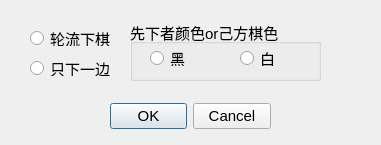
<?xml version="1.0" encoding="UTF-8"?>
<ui version="4.0">
 <class>Dialog</class>
 <widget class="QDialog" name="Dialog">
  <property name="geometry">
   <rect>
    <x>0</x>
    <y>0</y>
    <width>381</width>
    <height>145</height>
   </rect>
  </property>
  <property name="windowTitle">
   <string>下棋属性</string>
  </property>
  <widget class="QDialogButtonBox" name="buttonBox">
   <property name="geometry">
    <rect>
     <x>110</x>
     <y>100</y>
     <width>161</width>
     <height>32</height>
    </rect>
   </property>
   <property name="font">
    <font>
     <family>Microsoft YaHei UI</family>
     <pointsize>11</pointsize>
    </font>
   </property>
   <property name="orientation">
    <enum>Qt::Horizontal</enum>
   </property>
   <property name="standardButtons">
    <set>QDialogButtonBox::Cancel|QDialogButtonBox::Ok</set>
   </property>
  </widget>
  <widget class="QRadioButton" name="radioButton">
   <property name="geometry">
    <rect>
     <x>30</x>
     <y>30</y>
     <width>89</width>
     <height>16</height>
    </rect>
   </property>
   <property name="font">
    <font>
     <family>Microsoft YaHei UI</family>
     <pointsize>11</pointsize>
    </font>
   </property>
   <property name="text">
    <string>轮流下棋</string>
   </property>
  </widget>
  <widget class="QRadioButton" name="radioButton_2">
   <property name="geometry">
    <rect>
     <x>30</x>
     <y>60</y>
     <width>89</width>
     <height>16</height>
    </rect>
   </property>
   <property name="font">
    <font>
     <family>Microsoft YaHei UI</family>
     <pointsize>11</pointsize>
    </font>
   </property>
   <property name="text">
    <string>只下一边</string>
   </property>
  </widget>
  <widget class="QGroupBox" name="groupBox">
   <property name="geometry">
    <rect>
     <x>130</x>
     <y>20</y>
     <width>191</width>
     <height>61</height>
    </rect>
   </property>
   <property name="font">
    <font>
     <family>Microsoft YaHei UI</family>
     <pointsize>11</pointsize>
    </font>
   </property>
   <property name="title">
    <string>先下者颜色or己方棋色</string>
   </property>
   <widget class="QRadioButton" name="radioButton_3">
    <property name="geometry">
     <rect>
      <x>20</x>
      <y>30</y>
      <width>51</width>
      <height>16</height>
     </rect>
    </property>
    <property name="font">
     <font>
      <family>Microsoft YaHei UI</family>
      <pointsize>11</pointsize>
     </font>
    </property>
    <property name="text">
     <string>黑</string>
    </property>
   </widget>
   <widget class="QRadioButton" name="radioButton_4">
    <property name="geometry">
     <rect>
      <x>110</x>
      <y>30</y>
      <width>61</width>
      <height>16</height>
     </rect>
    </property>
    <property name="font">
     <font>
      <family>Microsoft YaHei UI</family>
      <pointsize>11</pointsize>
     </font>
    </property>
    <property name="text">
     <string>白</string>
    </property>
   </widget>
  </widget>
 </widget>
 <resources/>
 <connections>
  <connection>
   <sender>buttonBox</sender>
   <signal>accepted()</signal>
   <receiver>Dialog</receiver>
   <slot>accept()</slot>
   <hints>
    <hint type="sourcelabel">
     <x>248</x>
     <y>254</y>
    </hint>
    <hint type="destinationlabel">
     <x>157</x>
     <y>274</y>
    </hint>
   </hints>
  </connection>
  <connection>
   <sender>buttonBox</sender>
   <signal>rejected()</signal>
   <receiver>Dialog</receiver>
   <slot>reject()</slot>
   <hints>
    <hint type="sourcelabel">
     <x>316</x>
     <y>260</y>
    </hint>
    <hint type="destinationlabel">
     <x>286</x>
     <y>274</y>
    </hint>
   </hints>
  </connection>
 </connections>
</ui>
